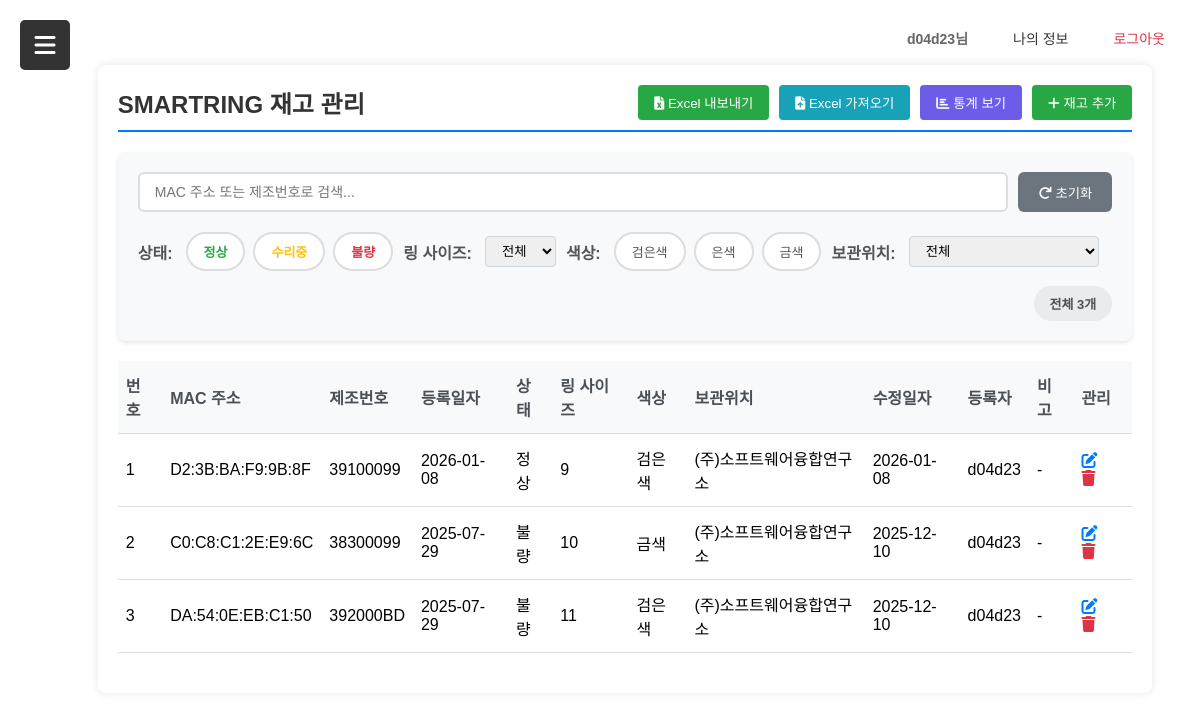
Page /smartring (signed in) on the committed database.
### models.py (models this page shows)
class SmartringInventory(db.Model):
    __tablename__ = 'smartring_inventory'
    id = db.Column(db.Integer, primary_key=True)
    device_name = db.Column(db.String(100), default='SMARTRING', nullable=False)
    mac_address = db.Column(db.String(17), unique=True, nullable=False)
    serial_number = db.Column(db.String(50), unique=True, nullable=False)
    manufacture_date = db.Column(db.Date, nullable=False)
    status = db.Column(db.String(20), default='정상', nullable=False)
    location = db.Column(db.String(100), nullable=True)
    ring_size = db.Column(db.String(10), nullable=True)
    color = db.Column(db.String(20), nullable=True)
    note = db.Column(db.Text, nullable=True)
    created_at = db.Column(db.DateTime, default=datetime.now)
    updated_at = db.Column(db.DateTime, default=datetime.now, onupdate=datetime.now)
    created_by = db.Column(db.String(32), db.ForeignKey('user.userid'), nullable=True)

### app.py (the view)
@app.route('/smartring')
def smartring():
    inventories = SmartringInventory.query.order_by(SmartringInventory.created_at.desc()).all()
    total_count = len(inventories)
    normal_count = sum(1 for inv in inventories if inv.status == '정상')
    repair_count = sum(1 for inv in inventories if inv.status == '수리중')
    defect_count = sum(1 for inv in inventories if inv.status == '불량')
    size_stats = {}
    for inv in inventories:
        if inv.ring_size:
            size_stats[inv.ring_size] = size_stats.get(inv.ring_size, 0) + 1
    color_stats = {}
    for inv in inventories:
        if inv.color:
            color_stats[inv.color] = color_stats.get(inv.color, 0) + 1
    stats = {
        'total': total_count,
        'normal': normal_count,
        'repair': repair_count,
        'defect': defect_count,
        'size_stats': size_stats,
        'color_stats': color_stats
    }
    return render_template('Smartring.html', inventories=inventories, stats=stats)

### app.py (called while the page is built)
@app.before_request
def make_session_permanent():
    session.permanent = True
    if request.endpoint == 'register':
        pass

def is_admin():
    if 'userid' not in session:
        return False
    user = User.query.filter_by(userid = session.get('userid')).first()
    if user and user.userid == "d04d23":
        return True
    return False

@app.context_processor
def inject_user():
    if request.endpoint == 'register':
        return dict(current_user = None)
    if 'userid' in session:
        return dict(current_user = session.get('userid'), is_admin = is_admin())
    return dict(current_user = None, is_admin = False)

### templates/Smartring.html (shortened to what this page needs)
{% extends "menu.html" %}
{% block content %}
<div class="inventory-container">
    <div class="inventory-header">
        <h1 class="inventory-title">SMARTRING 재고 관리</h1>
        <div style="display: flex; gap: 10px;">
            <button class="btn-excel-export" id="exportExcelBtn" type="button">
                <i class="fas fa-file-excel"></i> Excel 내보내기
            </button>
            <button class="btn-excel-import" id="importExcelBtn" type="button">
                <i class="fas fa-file-upload"></i> Excel 가져오기
            </button>
            <button class="btn-stats" id="showStatsBtn" type="button">
                <i class="fas fa-chart-bar"></i> 통계 보기
            </button>
            {% if current_user %}
            <button class="btn-add" id="addInventoryBtn" type="button">
                <i class="fas fa-plus"></i> 재고 추가
            </button>
            {% else %}
            <button class="btn-add" style="background-color: #6c757d; cursor: not-allowed;" id="loginRequiredBtn" type="button">
                <i class="fas fa-plus"></i> 재고 추가
            </button>
            {% endif %}
        </div>
    </div>
    <div class="search-filter-section">
        <div class="search-bar">
            <input type="text"
                   id="searchInput"
                   class="search-input"
                   placeholder="MAC 주소 또는 제조번호로 검색...">
            <button class="clear-button" onclick="clearFilters()">
                <i class="fas fa-redo"></i> 초기화
            </button>
        </div>
        <div class="filter-section">
            <div class="filter-group">
                <span class="filter-label">상태:</span>
                <button class="filter-btn status-normal" data-filter="status" data-value="정상">
                    정상
                </button>
                <button class="filter-btn status-repair" data-filter="status" data-value="수리중">
                    수리중
                </button>
                <button class="filter-btn status-defect" data-filter="status" data-value="불량">
                    불량
                </button>
            </div>
            <div class="filter-group">
                <span class="filter-label">링 사이즈:</span>
                <select id="sizeFilter" class="form-control" style="width: auto; padding: 6px 12px;">
                    <option value="">전체</option>
                </select>
            </div>
            <div class="filter-group">
                <span class="filter-label">색상:</span>
                <button class="filter-btn" data-filter="color" data-value="검은색">
                    검은색
                </button>
                <button class="filter-btn" data-filter="color" data-value="은색">
                    은색
                </button>
                <button class="filter-btn" data-filter="color" data-value="금색">
                    금색
                </button>
            </div>
            <div class="filter-group">
                <span class="filter-label">보관위치:</span>
                <select id="locationFilter" class="form-control" style="width: auto; padding: 6px 12px;">
                    <option value="">전체</option>
                    {% set locations = inventories|map(attribute='location')|unique|list %}
                </select>
            </div>
            <span class="result-count" id="resultCount">전체 {{ inventories|length }}개</span>
        </div>
    </div>
    <table class="inventory-table">
        <thead>
            <tr>
                <th>번호</th>
                <th>MAC 주소</th>
                <th>제조번호</th>
                <th>등록일자</th>
                <th>상태</th>
                <th>링 사이즈</th>
                <th>색상</th>
                <th>보관위치</th>
                <th>수정일자</th>
                <th>등록자</th>
                <th>비고</th>
                <th>관리</th>
            </tr>
        </thead>
        <tbody id="inventoryTableBody">
            {% if inventories %}
                {% for inventory in inventories %}
                <tr class="status-row-{{ inventory.status }} inventory-row"
                    data-mac="{{ inventory.mac_address }}"
                    data-serial="{{ inventory.serial_number }}"
                    data-status="{{ inventory.status }}"
                    data-location="{{ inventory.location or '' }}"
                    data-ring-size="{{ inventory.ring_size or '' }}"
                    data-color="{{ inventory.color or '' }}">
                    <td>{{ loop.index }}</td>
                    <td>{{ inventory.mac_address }}</td>
                    <td>{{ inventory.serial_number }}</td>
                    <td>{{ inventory.manufacture_date.strftime('%Y-%m-%d') }}</td>
                    <td class="status-{{ inventory.status }}">
                        {{ inventory.status }}
                    </td>
                    <td>{{ inventory.ring_size or '-' }}</td>
                    <td>{{ inventory.color or '-' }}</td>
                    <td>{{ inventory.location or '-' }}</td>
                    <td>{{ inventory.updated_at.strftime('%Y-%m-%d') }}</td>
                    <td>{{ inventory.created_by or '-' }}</td>
                    <td>{{ inventory.note or '-' }}</td>
                    <td>
                        {% if current_user %}
                            <button class="action-btn btn-edit status-edit-btn"
                                    data-id="{{ inventory.id }}"
                                    data-status="{{ inventory.status }}"
                                    data-note="{{ inventory.note or '' }}"
                                    type="button">
                                <i class="fas fa-edit"></i>
                            </button>
                            {% if is_admin %}
                            <button class="action-btn btn-delete delete-inventory-btn"
                                    data-id="{{ inventory.id }}"
                                    type="button">
                                <i class="fas fa-trash"></i>
                            </button>
                            {% endif %}
                        {% endif %}
                    </td>
                </tr>
                {% endfor %}
            {% else %}
                <tr id="noDataRow">
                    <td colspan="12" class="no-data">등록된 재고가 없습니다.</td>
                </tr>
            {% endif %}
        </tbody>
    </table>
</div>
{% endblock %}

### rows in the picture
SmartringInventory: mac_address "D2:3B:BA:F9:9B:8F", serial_number "39100099", manufacture_date "2026-01-08", status "정상", ring_size "9", color "검은색", location "(주)소프트웨어융합연구소", updated_at "2026-01-08", created_by "d04d23", note "-"
SmartringInventory: mac_address "C0:C8:C1:2E:E9:6C", serial_number "38300099", manufacture_date "2025-07-29", status "불량", ring_size "10", color "금색", location "(주)소프트웨어융합연구소", updated_at "2025-12-10", created_by "d04d23", note "-"
SmartringInventory: mac_address "DA:54:0E:EB:C1:50", serial_number "392000BD", manufacture_date "2025-07-29", status "불량", ring_size "11", color "검은색", location "(주)소프트웨어융합연구소", updated_at "2025-12-10", created_by "d04d23", note "-"

### other values in the picture
{{ current_user or userid }} "d04d23"
